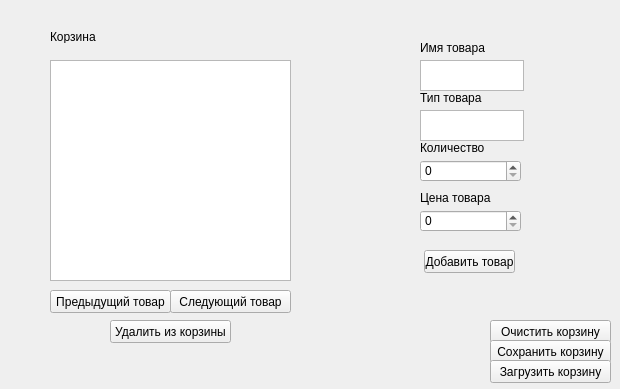
<?xml version="1.0" encoding="UTF-8"?>
<ui version="4.0">
 <class>MainWindow</class>
 <widget class="QMainWindow" name="MainWindow">
  <property name="geometry">
   <rect>
    <x>0</x>
    <y>0</y>
    <width>620</width>
    <height>389</height>
   </rect>
  </property>
  <property name="windowTitle">
   <string>SemestrRab</string>
  </property>
  <widget class="QWidget" name="centralwidget">
   <widget class="QTextEdit" name="name">
    <property name="geometry">
     <rect>
      <x>420</x>
      <y>60</y>
      <width>104</width>
      <height>31</height>
     </rect>
    </property>
   </widget>
   <widget class="QTextEdit" name="type">
    <property name="geometry">
     <rect>
      <x>420</x>
      <y>110</y>
      <width>104</width>
      <height>31</height>
     </rect>
    </property>
   </widget>
   <widget class="QLabel" name="label">
    <property name="geometry">
     <rect>
      <x>420</x>
      <y>40</y>
      <width>71</width>
      <height>16</height>
     </rect>
    </property>
    <property name="text">
     <string>Имя товара</string>
    </property>
   </widget>
   <widget class="QLabel" name="label_2">
    <property name="geometry">
     <rect>
      <x>420</x>
      <y>90</y>
      <width>71</width>
      <height>16</height>
     </rect>
    </property>
    <property name="text">
     <string>Тип товара</string>
    </property>
   </widget>
   <widget class="QLabel" name="label_3">
    <property name="geometry">
     <rect>
      <x>420</x>
      <y>140</y>
      <width>71</width>
      <height>16</height>
     </rect>
    </property>
    <property name="text">
     <string>Количество</string>
    </property>
   </widget>
   <widget class="QLabel" name="label_4">
    <property name="geometry">
     <rect>
      <x>420</x>
      <y>190</y>
      <width>71</width>
      <height>16</height>
     </rect>
    </property>
    <property name="text">
     <string>Цена товара</string>
    </property>
   </widget>
   <widget class="QTextEdit" name="info">
    <property name="geometry">
     <rect>
      <x>50</x>
      <y>60</y>
      <width>241</width>
      <height>221</height>
     </rect>
    </property>
    <property name="readOnly">
     <bool>true</bool>
    </property>
   </widget>
   <widget class="QLabel" name="label_5">
    <property name="geometry">
     <rect>
      <x>50</x>
      <y>30</y>
      <width>47</width>
      <height>13</height>
     </rect>
    </property>
    <property name="text">
     <string>Корзина</string>
    </property>
   </widget>
   <widget class="QPushButton" name="new_2">
    <property name="geometry">
     <rect>
      <x>424</x>
      <y>250</y>
      <width>91</width>
      <height>23</height>
     </rect>
    </property>
    <property name="text">
     <string>Добавить товар</string>
    </property>
   </widget>
   <widget class="QPushButton" name="next">
    <property name="geometry">
     <rect>
      <x>170</x>
      <y>290</y>
      <width>121</width>
      <height>23</height>
     </rect>
    </property>
    <property name="text">
     <string>Следующий товар</string>
    </property>
   </widget>
   <widget class="QPushButton" name="past">
    <property name="geometry">
     <rect>
      <x>50</x>
      <y>290</y>
      <width>121</width>
      <height>23</height>
     </rect>
    </property>
    <property name="text">
     <string>Предыдущий товар</string>
    </property>
   </widget>
   <widget class="QPushButton" name="delete_2">
    <property name="geometry">
     <rect>
      <x>110</x>
      <y>320</y>
      <width>121</width>
      <height>23</height>
     </rect>
    </property>
    <property name="styleSheet">
     <string notr="true">red</string>
    </property>
    <property name="text">
     <string>Удалить из корзины</string>
    </property>
   </widget>
   <widget class="QPushButton" name="pushButton">
    <property name="geometry">
     <rect>
      <x>490</x>
      <y>320</y>
      <width>121</width>
      <height>23</height>
     </rect>
    </property>
    <property name="text">
     <string>Очистить корзину</string>
    </property>
   </widget>
   <widget class="QPushButton" name="pushButton_2">
    <property name="geometry">
     <rect>
      <x>490</x>
      <y>340</y>
      <width>121</width>
      <height>23</height>
     </rect>
    </property>
    <property name="text">
     <string>Сохранить корзину</string>
    </property>
   </widget>
   <widget class="QPushButton" name="pushButton_3">
    <property name="geometry">
     <rect>
      <x>490</x>
      <y>360</y>
      <width>121</width>
      <height>23</height>
     </rect>
    </property>
    <property name="text">
     <string>Загрузить корзину</string>
    </property>
   </widget>
   <widget class="QSpinBox" name="num">
    <property name="geometry">
     <rect>
      <x>420</x>
      <y>160</y>
      <width>101</width>
      <height>22</height>
     </rect>
    </property>
   </widget>
   <widget class="QSpinBox" name="price">
    <property name="geometry">
     <rect>
      <x>420</x>
      <y>210</y>
      <width>101</width>
      <height>22</height>
     </rect>
    </property>
    <property name="maximum">
     <number>9999</number>
    </property>
   </widget>
  </widget>
 </widget>
 <resources/>
 <connections/>
</ui>
